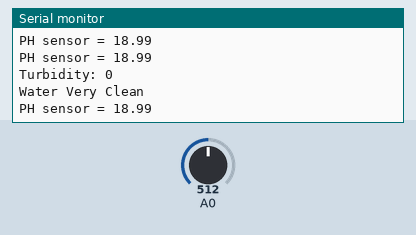
Recording of a sketch running on a simulated ESP8266 (NodeMCU). Parts: the last lines printed to the serial monitor. The inputs (shaded band) are chosen by the test bench; at power-on: A0 = 512. WiFi joins after 1.5 s; servers stay silent unless stated.

Above: at 2.7 s.
2.8 s: A0 set to 198
At 3.13 s:
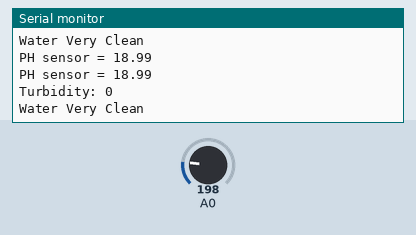
4.8 s: A0 set to 122
At 5.27 s:
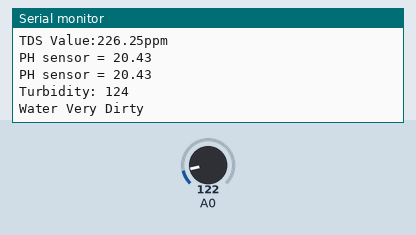
Timing chart, 0 to 7.8 s (numbered marks = the images above; inputs shaded):
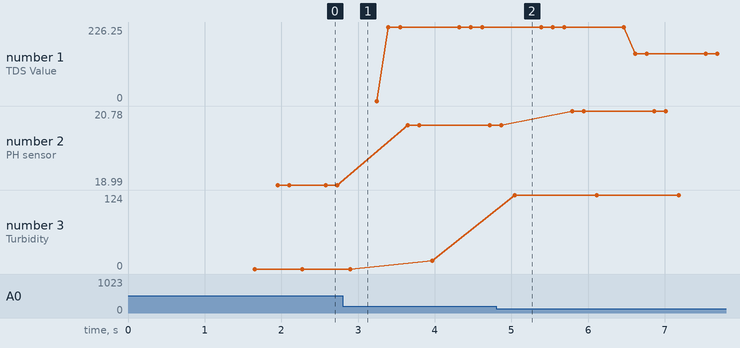

The sketch:

WaterQuality.ino
```cpp
//_______________________________________________________WiFi and Firebase___________________________________________
#include <Arduino.h>
#if defined(ESP32)
  #include <WiFi.h>
#elif defined(ESP8266)
  #include <ESP8266WiFi.h>
#endif
#include <Firebase_ESP_Client.h>


//Provide the token generation process info.
#include "addons/TokenHelper.h"
//Provide the RTDB payload printing info and other helper functions.
#include "addons/RTDBHelper.h"

// Insert your network credentials
#define WIFI_SSID "Galaxy M31"
#define WIFI_PASSWORD "20000112"

// Insert Firebase project API Key
#define API_KEY "AIzaSyCzJ1Y8_zyjytq6Aj98hNIQS6cgosEa2wo"

// Insert RTDB URLefine the RTDB URL */
#define DATABASE_URL "water-quality-monitor-59507-default-rtdb.firebaseio.com/"

//Define Firebase Data object
FirebaseData fbdo;

FirebaseAuth auth;
FirebaseConfig config;

//unsigned long sendDataPrevMillis = 0;
//int count = 0;
bool signupOK = false;
//_________________________________________________________________________________________________


//--------------------------------------------------TDS Sensor----------------------------------------------------------

#define tdsPin 32
#define VREF 3.3             // analog reference voltage(Volt) of the ADC
#define SCOUNT  3            // sum of sample point

int analogBuffer[SCOUNT];     // store the analog value in the array, read from ADC
int analogBufferTemp[SCOUNT];
int analogBufferIndex = 0;
int copyIndex = 0;

float averageVoltage = 0;
float tdsValue = 0;
float temperature = 28;       // current temperature for compensation

// median filtering algorithm
int getMedianNum(int bArray[], int iFilterLen) {
  int bTab[iFilterLen];
  for (byte i = 0; i < iFilterLen; i++)
    bTab[i] = bArray[i];
  int i, j, bTemp;
  for (j = 0; j < iFilterLen - 1; j++) {
    for (i = 0; i < iFilterLen - j - 1; i++) {
      if (bTab[i] > bTab[i + 1]) {
        bTemp = bTab[i];
        bTab[i] = bTab[i + 1];
        bTab[i + 1] = bTemp;
      }
    }
  }
  if ((iFilterLen & 1) > 0) {
    bTemp = bTab[(iFilterLen - 1) / 2];
  }
  else {
    bTemp = (bTab[iFilterLen / 2] + bTab[iFilterLen / 2 - 1]) / 2;
  }
  return bTemp;
}

//--------------------------------------------------------------------------------------------------------------------------

//-----------------------------------------------Turbiduty----------------------------------------------

#define turbidutyPin 35
int read_ADC;
int ntu;

//------------------------------------------------------------------------------------------------


//-----------------------------------------------pH Sensor-----------------------------------------

#define phPin 34
int sensorValue = 0;
unsigned long int avgValue;
float b;
int buf[10], temp;

//--------------------------------------------------------------------------------------------------


void setup()
{

  Serial.begin(115200);


  //____________________________________WiFi______________________________________

  WiFi.begin(WIFI_SSID, WIFI_PASSWORD);
  Serial.print("Connecting to Wi-Fi");


  while (WiFi.status() != WL_CONNECTED)
  {
    Serial.print(".");
    delay(300);
  }


  Serial.println();
  Serial.print("Connected with IP: ");
  Serial.println(WiFi.localIP());
  Serial.println();
  //______________________________________________________________________________


  //_____________________________________Firebase__________________________________

  // Assign the api key (required)
  config.api_key = API_KEY;

  // Assign the RTDB URL (required)
  config.database_url = DATABASE_URL;

  // Sign up
  if (Firebase.signUp(&config, &auth, "", ""))
  {
    Serial.println("Signup Successfull");
    signupOK = true;
  }
  else
  {
    Serial.printf("%s\n", config.signer.signupError.message.c_str());
  }

  // Assign the callback function for the long running token generation task
  config.token_status_callback = tokenStatusCallback; //see addons/TokenHelper.h

  Firebase.begin(&config, &auth);
  Firebase.reconnectWiFi(true);
  //___________________________________________________________________________________


  //--------------------------------------------------TDS Sensor----------------------------------------------------------

  pinMode(tdsPin, INPUT);

  //-----------------------------------------------------------------------------------------------------------------------


  //-----------------------------------------------Turbiduty----------------------------------------------

  pinMode(turbidutyPin, INPUT);

  //------------------------------------------------------------------------------------------------


}

void loop()
{

  //-----------------------------------------------Turbiduty------------------------------------------
  read_ADC = analogRead(turbidutyPin);
  if (read_ADC > 208)read_ADC = 208;

  ntu = map(read_ADC, 0, 208, 300, 0);


  // Write humidity on the database
  if (Firebase.RTDB.setFloat(&fbdo, "live-data/turbidity", ntu))
  {
    Serial.print("Turbidity: ");
    Serial.println(ntu);

    if (ntu < 10)
      Serial.println("Water Very Clean");

    if (ntu >= 10 && ntu < 30)
      Serial.println("Water Norm Clean");

    if (ntu >= 30)
      Serial.println("Water Very Dirty");

  }
  else
  {
    Serial.println("FAILED");
    Serial.println("REASON: " + fbdo.errorReason());
  }

  delay(200);
  //----------------------------------------------------------------------------------------------------


  //--------------------------------------------------TDS Sensor----------------------------------------------------------

  static unsigned long analogSampleTimepoint = millis();
  if (millis() - analogSampleTimepoint > 40U) { //every 40 milliseconds,read the analog value from the ADC
    analogSampleTimepoint = millis();
    analogBuffer[analogBufferIndex] = analogRead(tdsPin);    //read the analog value and store into the buffer
    analogBufferIndex++;
    if (analogBufferIndex == SCOUNT) {
      analogBufferIndex = 0;
    }
  }

  static unsigned long printTimepoint = millis();
  if (millis() - printTimepoint > 800U)
  {
    printTimepoint = millis();
    for (copyIndex = 0; copyIndex < SCOUNT; copyIndex++) {
      analogBufferTemp[copyIndex] = analogBuffer[copyIndex];

      // read the analog value more stable by the median filtering algorithm, and convert to voltage value
      averageVoltage = getMedianNum(analogBufferTemp, SCOUNT) * (float)VREF / 1024.0;

      //temperature compensation formula: fFinalResult(25^C) = fFinalResult(current)/(1.0+0.02*(fTP-25.0));
      float compensationCoefficient = 1.0 + 0.02 * (temperature - 25.0);
      //temperature compensation
      float compensationVoltage = averageVoltage / compensationCoefficient;

      //convert voltage value to tds value
      tdsValue = (133.42 * compensationVoltage * compensationVoltage * compensationVoltage - 255.86 * compensationVoltage * compensationVoltage + 857.39 * compensationVoltage) * 0.5;


      // Write humidity on the database
      if (Firebase.RTDB.setFloat(&fbdo, "live-data/TDS", tdsValue))
      {
        Serial.print("TDS Value:");
        Serial.print(tdsValue);
        Serial.println("ppm");

      }
      else
      {
        Serial.println("FAILED");
        Serial.println("REASON: " + fbdo.errorReason());
      }

    }
  }

  //---------------------------------------------------------------------------------------------------------------------------


  //------------------------------------------------pH Sensor-----------------------------------------

  for (int i = 0; i < 10; i++)
  {
    buf[i] = analogRead(phPin);
    delay(10);
  }
  for (int i = 0; i < 9; i++)
  {
    for (int j = i + 1; j < 10; j++)
    {
      if (buf[i] > buf[j])
      {
        temp = buf[i];
        buf[i] = buf[j];
        buf[j] = temp;
      }
    }
  }
  avgValue = 0;
  for (int i = 2; i < 8; i++)
    avgValue += buf[i];
  float pHVol = (float)avgValue * 3.3 / 4095 / 6;
  float phValue = -5.70 * pHVol + 21.34;

  Serial.print("PH sensor = ");
  Serial.println(phValue);

  // Write humidity on the database

  if (Firebase.RTDB.setFloat(&fbdo, "live-data/ph", phValue))
  {
    Serial.print("PH sensor = ");
    Serial.println(phValue);

  }
  else
  {
    Serial.println("FAILED");
    Serial.println("REASON: " + fbdo.errorReason());
  }


  delay(20);

  //------------------------------------------------------------------------------------------------


}
```

Measured:
- after the input at 4.8 s, the serial monitor: prints a new line after 0.24 s (image 2)
- plotted number 1: 226.25 → 144.81 after the input at 4.8 s
- plotted number 2: 18.99 → 20.43 after the input at 2.8 s, 20.43 → 20.78 after the input at 4.8 s
- plotted number 3: 0 → 14 after the input at 2.8 s, 14 → 124 after the input at 4.8 s
